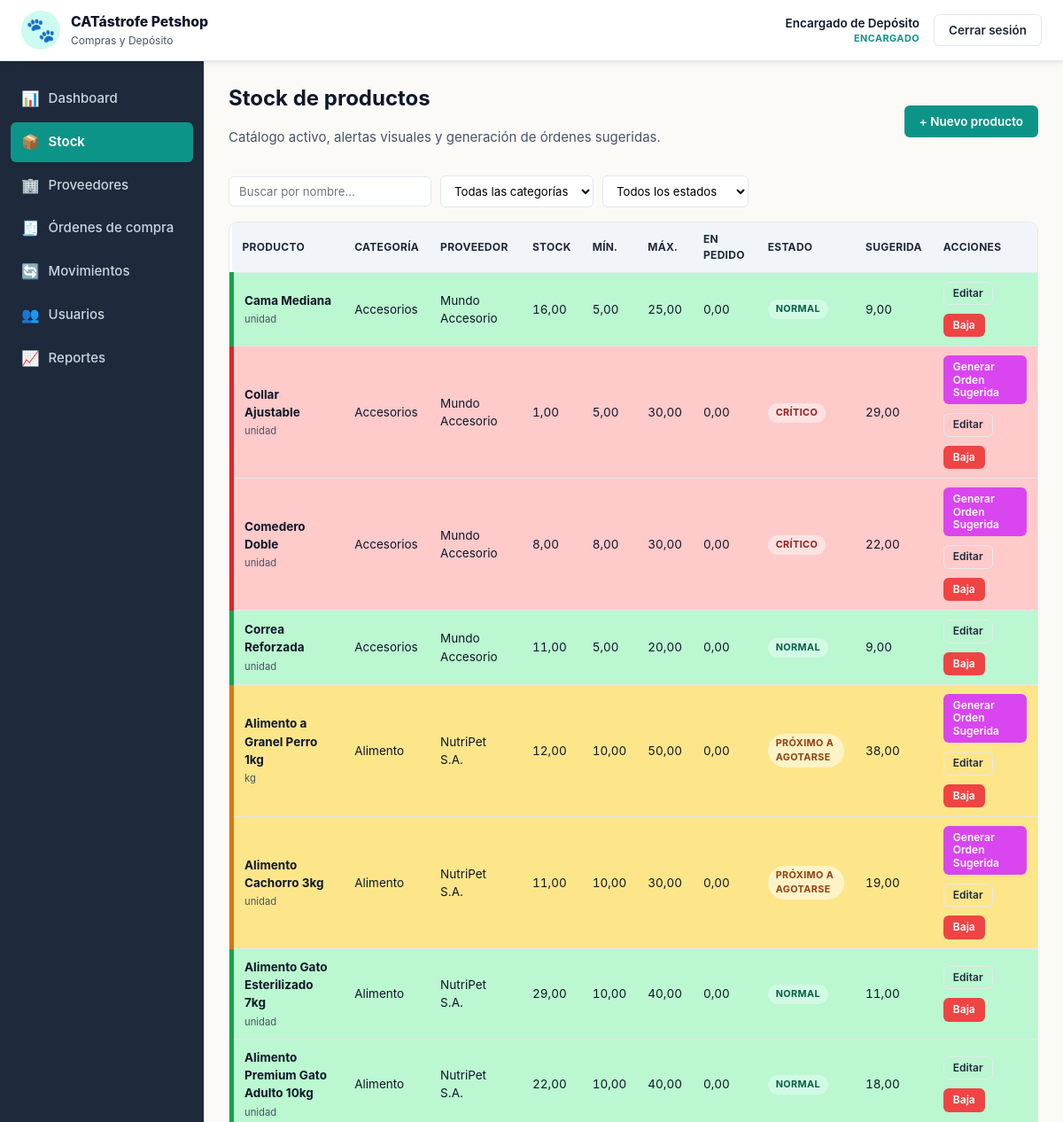
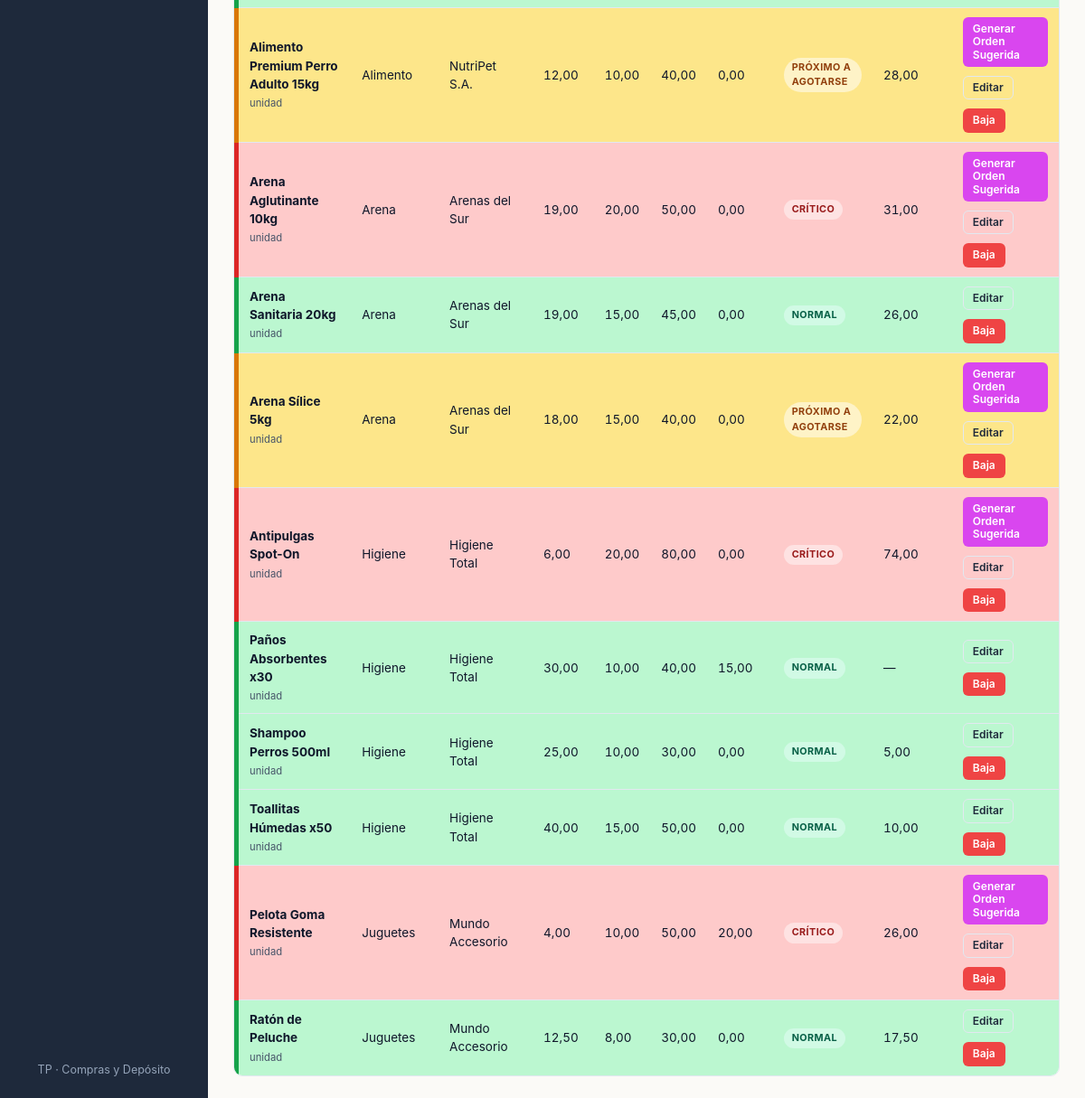
/views/stock.php (signed in), run on the app's committed database (2 pictures, top to bottom).
### tables this page shows
CREATE TABLE productos (
    id              INT AUTO_INCREMENT PRIMARY KEY,
    categoria_id    INT NOT NULL,
    proveedor_id    INT NOT NULL,
    nombre          VARCHAR(120) NOT NULL,
    descripcion     TEXT,
    stock_actual    DECIMAL(10,2) NOT NULL DEFAULT 0,
    stock_minimo    DECIMAL(10,2) NOT NULL DEFAULT 0,
    stock_maximo    DECIMAL(10,2) NOT NULL DEFAULT 0,
    unidad_medida   VARCHAR(20) NOT NULL DEFAULT 'unidad',
    activo          TINYINT(1) NOT NULL DEFAULT 1,
    CONSTRAINT fk_prod_cat  FOREIGN KEY (categoria_id) REFERENCES categorias(id) ON DELETE RESTRICT,
    CONSTRAINT fk_prod_prov FOREIGN KEY (proveedor_id) REFERENCES proveedores(id) ON DELETE RESTRICT,
    CONSTRAINT chk_prod_stock_actual CHECK (stock_actual >= 0),
    CONSTRAINT chk_prod_stock_min    CHECK (stock_minimo >= 0),
    CONSTRAINT chk_prod_stock_max    CHECK (stock_maximo >= stock_minimo)
);

CREATE TABLE categorias (
    id                    INT AUTO_INCREMENT PRIMARY KEY,
    nombre                VARCHAR(80) NOT NULL UNIQUE,
    controla_vencimiento  TINYINT(1) NOT NULL DEFAULT 0
);

CREATE TABLE proveedores (
    id                  INT AUTO_INCREMENT PRIMARY KEY,
    nombre              VARCHAR(120) NOT NULL,
    contacto            VARCHAR(120),
    telefono            VARCHAR(40),
    email               VARCHAR(120),
    plazo_entrega_dias  INT NOT NULL DEFAULT 7,
    activo              TINYINT(1) NOT NULL DEFAULT 1,
    CONSTRAINT chk_prov_plazo CHECK (plazo_entrega_dias >= 0)
);

### includes/funciones.php (called while the page is built, shortened)
<?php
function e($v): string
{
    return htmlspecialchars((string)$v, ENT_QUOTES, 'UTF-8');
}
function estado_stock($actual, $minimo): string
{
    $actual = (float)$actual;
    $minimo = (float)$minimo;
    if ($actual <= $minimo) {
        return 'critico';
    }
    if ($actual <= $minimo * 1.2) {
        return 'proximo';
    }
    return 'normal';
}
function etiqueta_estado(string $estado): string
{
    return match ($estado) {
        'critico' => 'Crítico',
        'proximo' => 'Próximo a agotarse',
        default   => 'Normal',
    };
}
function cantidad_sugerida($stock_actual, $stock_maximo, $en_pedido): float
{
    $sug = (float)$stock_maximo - (float)$stock_actual - (float)$en_pedido;
    return $sug > 0 ? $sug : 0.0;
}

### views/stock.php (the view, shortened to what this page needs)
<?php
require_once __DIR__ . '/../config/db.php';
require_once __DIR__ . '/../includes/funciones.php';
$es_encargado = ($_SESSION['rol'] ?? '') === 'encargado';
$productos = $pdo->query(
    "SELECT p.*, c.nombre AS categoria, c.controla_vencimiento,
            pr.nombre AS proveedor,
            COALESCE((SELECT SUM(d.cantidad_pedida)
                      FROM ordenes_detalle d
                      JOIN ordenes_compra o ON o.id = d.orden_id
                      WHERE d.producto_id = p.id AND o.estado = 'pendiente'), 0) AS en_pedido
     FROM productos p
     JOIN categorias  c  ON c.id = p.categoria_id
     JOIN proveedores pr ON pr.id = p.proveedor_id
     WHERE p.activo = 1
     ORDER BY c.nombre, p.nombre"
)->fetchAll();
require __DIR__ . '/../includes/header.php';
?>
<div class="flex-between mb-3">
    <div>
        <h1>Stock de productos</h1>
        <p class="muted">Catálogo activo, alertas visuales y generación de órdenes sugeridas.</p>
    </div>
    <?php if ($es_encargado): ?>
        <button class="btn btn-primary" data-dialog-open="dialog-nuevo-producto">+ Nuevo producto</button>
    <?php endif; ?>
</div>
<div data-filtros-container>
    <div class="filters">
        <input type="text" data-filtro="texto" placeholder="Buscar por nombre…">
        <select data-filtro="categoria">
            <option value="">Todas las categorías</option>
        </select>
        <select data-filtro="estado">
            <option value="">Todos los estados</option>
        </select>
    </div>
    <div class="table-wrap">
        <table class="table" data-filtro-tabla>
            <thead>
                <tr>
                    <th>Producto</th><th>Categoría</th><th>Proveedor</th>
                    <th class="num">Stock</th><th class="num">Mín.</th><th class="num">Máx.</th>
                    <th class="num">En pedido</th><th>Estado</th><th class="num">Sugerida</th>
                    <th>Acciones</th>
                </tr>
            </thead>
            <tbody>
            <?php foreach ($productos as $p):
                $estado = estado_stock($p['stock_actual'], $p['stock_minimo']);
                $sug = cantidad_sugerida($p['stock_actual'], $p['stock_maximo'], $p['en_pedido']);
                $cubre = ((float)$p['en_pedido']) >= ((float)$p['stock_maximo'] - (float)$p['stock_actual']);
                $mostrarBoton = $es_encargado
                    && in_array($estado, ['critico','proximo'], true)
                    && $sug > 0
                    && !$cubre;
                $dataEditar = json_encode([
                    'id' => (int)$p['id'],
                    'nombre' => $p['nombre'],
                    'categoria_id' => (int)$p['categoria_id'],
                    'proveedor_id' => (int)$p['proveedor_id'],
                    'stock_minimo' => $p['stock_minimo'],
                    'stock_maximo' => $p['stock_maximo'],
                    'unidad_medida' => $p['unidad_medida'],
                    'descripcion' => $p['descripcion'],
                ], JSON_UNESCAPED_UNICODE);
            ?>
            <tr class="<?= e($estado) ?>"
                data-nombre="<?= e($p['nombre']) ?>"
                data-categoria="<?= e($p['categoria']) ?>"
                data-estado="<?= e($estado) ?>">
                <td><strong><?= e($p['nombre']) ?></strong><br>
                    <small class="muted"><?= e($p['unidad_medida']) ?></small></td>
                <td><?= e($p['categoria']) ?></td>
                <td><?= e($p['proveedor']) ?></td>
                <td class="num"><?= e(number_format((float)$p['stock_actual'], 2, ',', '.')) ?></td>
                <td class="num"><?= e(number_format((float)$p['stock_minimo'], 2, ',', '.')) ?></td>
                <td class="num"><?= e(number_format((float)$p['stock_maximo'], 2, ',', '.')) ?></td>
                <td class="num"><?= e(number_format((float)$p['en_pedido'], 2, ',', '.')) ?></td>
                <td><span class="badge badge-<?= e($estado) ?>"><?= e(etiqueta_estado($estado)) ?></span></td>
                <td class="num"><?= $sug > 0 ? e(number_format($sug, 2, ',', '.')) : '—' ?></td>
                <td>
                    <div class="flex">
                        <?php if ($mostrarBoton): ?>
                            <a class="btn btn-sm btn-accent"
                               href="<?= BASE_URL ?>views/orden_nueva.php?proveedor_id=<?= (int)$p['proveedor_id'] ?>&producto_id=<?= (int)$p['id'] ?>">
                               Generar Orden Sugerida
                            </a>
                        <?php elseif ($cubre && $es_encargado && $estado !== 'normal'): ?>
                            <span class="badge badge-pendiente">Pedido en curso</span>
                        <?php endif; ?>
                        <?php if ($es_encargado): ?>
                            <button class="btn btn-sm btn-ghost" data-editar="<?= e($dataEditar) ?>">Editar</button>
                            <form action="<?= BASE_URL ?>api/accion_producto.php" method="post" style="display:inline">
                                <button type="submit" class="btn btn-sm btn-danger"
                                        data-confirm="¿Dar de baja '<?= e($p['nombre']) ?>'? Se conserva el historial.">
                                    Baja
                                </button>
                            </form>
                        <?php endif; ?>
                    </div>
                </td>
            </tr>
            <?php endforeach; ?>
            </tbody>
        </table>
    </div>
</div>
<?php
require __DIR__ . '/../includes/footer.php';

### assets/css/style.css (style rules this page uses)
:root { --blanco-calido: #fbfaf7; --gris-suave: #f1f5f9; --gris-borde: #e2e8f0; --gris-texto: #475569; --turquesa-900: #0f766e; --turquesa-700: #0d9488; --turquesa-500: #14b8a6; --turquesa-100: #ccfbf1; --verde-700: #059669; --verde-500: #10b981; --verde-100: #d1fae5; --magenta-700: #a21caf; --magenta-500: #d946ef; --magenta-100: #fae8ff; --azul-900: #0f172a; --azul-800: #1e293b; --azul-700: #334155; --ambar-100: #fef3c7; --ambar-500: #f59e0b; --rojo-100: #fee2e2; --rojo-500: #ef4444; --radio: 10px; --radio-sm: 6px; --sombra: 0 1px 3px rgba(15,23,42,.08), 0 4px 12px rgba(15,23,42,.04); --sombra-lg: 0 8px 30px rgba(15,23,42,.12); --fuente: -apple-system, BlinkMacSystemFont, "Segoe UI", Roboto, "Helvetica Neue", Arial, sans-serif; }
* { box-sizing: border-box; }
html, body { margin: 0; padding: 0; font-family: var(--fuente); background: var(--blanco-calido); color: var(--azul-900); font-size: 15px; line-height: 1.5; }
a { color: var(--turquesa-700); text-decoration: none; }
h1, h2, h3 { margin: 0 0 .5em; color: var(--azul-900); font-weight: 700; }
h1 { font-size: 1.6rem; }
.btn { display: inline-flex; align-items: center; justify-content: center; gap: 6px; padding: 9px 16px; border-radius: var(--radio-sm); border: 1px solid transparent; font-family: inherit; font-size: .9rem; font-weight: 600; cursor: pointer; transition: background .15s, color .15s, border-color .15s, transform .05s; text-decoration: none; line-height: 1.2; }
.btn-primary { background: var(--turquesa-700); color: #fff; }
.btn-accent { background: var(--magenta-500); color: #fff; }
.btn-danger { background: var(--rojo-500); color: #fff; }
.btn-ghost { background: transparent; border-color: var(--gris-borde); color: var(--azul-800); }
.btn-sm { padding: 5px 10px; font-size: .8rem; }
.table-wrap { overflow-x: auto; border-radius: var(--radio); border: 1px solid var(--gris-borde); background: #fff; }
table.table { width: 100%; border-collapse: collapse; font-size: .9rem; }
table.table th, table.table td { padding: 10px 12px; text-align: left; border-bottom: 1px solid var(--gris-borde); vertical-align: middle; }
table.table th { background: var(--gris-suave); font-weight: 700; color: var(--azul-800); font-size: .8rem; text-transform: uppercase; letter-spacing: .3px; }
table.table tbody tr:last-child td { border-bottom: none; }
table.table tr.critico > td { background-color: #fecaca; }
table.table tr.critico > td:first-child { border-left: 5px solid #dc2626; }
table.table tr.proximo > td { background-color: #fde68a; }
table.table tr.proximo > td:first-child { border-left: 5px solid #d97706; }
table.table tr.normal > td { background-color: #bbf7d0; }
table.table tr.normal > td:first-child { border-left: 5px solid #16a34a; }
.num { text-align: right; font-variant-numeric: tabular-nums; }
.badge { display: inline-block; padding: 3px 9px; border-radius: 999px; font-size: .72rem; font-weight: 700; text-transform: uppercase; letter-spacing: .4px; }
.badge-critico { background: var(--rojo-100); color: #991b1b; }
.badge-proximo { background: var(--ambar-100); color: #92400e; }
.badge-normal { background: var(--verde-100); color: #065f46; }
.filters { display: flex; flex-wrap: wrap; gap: 10px; margin-bottom: 16px; align-items: center; }
.filters input[type="text"], .filters input[type="date"], .filters select { padding: 8px 11px; border: 1px solid var(--gris-borde); border-radius: var(--radio-sm); font-family: inherit; font-size: .88rem; background: #fff; }
.filters input[type="text"] { min-width: 220px; }
.muted { color: var(--gris-texto); }
.mb-3 { margin-bottom: 16px; }
.flex { display: flex; gap: 10px; align-items: center; flex-wrap: wrap; }
.flex-between { display: flex; justify-content: space-between; align-items: center; gap: 12px; flex-wrap: wrap; }

### data on the page
productos: nombre "Cama Mediana", unidad_medida "unidad", categoria.nombre "Accesorios", proveedor.nombre "Mundo Accesorio", stock_actual "16,00", stock_minimo "5,00", stock_maximo "25,00", en_pedido "0,00", etiqueta_estado($estado) "NORMAL", sug "9,00"
productos: nombre "Collar Ajustable", unidad_medida "unidad", categoria.nombre "Accesorios", proveedor.nombre "Mundo Accesorio", stock_actual "1,00", stock_minimo "5,00", stock_maximo "30,00", en_pedido "0,00", etiqueta_estado($estado) "CRÍTICO", sug "29,00"
productos: nombre "Comedero Doble", unidad_medida "unidad", categoria.nombre "Accesorios", proveedor.nombre "Mundo Accesorio", stock_actual "8,00", stock_minimo "8,00", stock_maximo "30,00", en_pedido "0,00", etiqueta_estado($estado) "CRÍTICO", sug "22,00"
productos: nombre "Correa Reforzada", unidad_medida "unidad", categoria.nombre "Accesorios", proveedor.nombre "Mundo Accesorio", stock_actual "11,00", stock_minimo "5,00", stock_maximo "20,00", en_pedido "0,00", etiqueta_estado($estado) "NORMAL", sug "9,00"
productos: nombre "Alimento a Granel Perro 1kg", unidad_medida "kg", categoria.nombre "Alimento", proveedor.nombre "NutriPet S.A.", stock_actual "12,00", stock_minimo "10,00", stock_maximo "50,00", en_pedido "0,00", etiqueta_estado($estado) "PRÓXIMO A AGOTARSE", sug "38,00"
productos: nombre "Alimento Cachorro 3kg", unidad_medida "unidad", categoria.nombre "Alimento", proveedor.nombre "NutriPet S.A.", stock_actual "11,00", stock_minimo "10,00", stock_maximo "30,00", en_pedido "0,00", etiqueta_estado($estado) "PRÓXIMO A AGOTARSE", sug "19,00"
productos: nombre "Alimento Gato Esterilizado 7kg", unidad_medida "unidad", categoria.nombre "Alimento", proveedor.nombre "NutriPet S.A.", stock_actual "29,00", stock_minimo "10,00", stock_maximo "40,00", en_pedido "0,00", etiqueta_estado($estado) "NORMAL", sug "11,00"
productos: nombre "Alimento Premium Gato Adulto 10kg", unidad_medida "unidad", categoria.nombre "Alimento", proveedor.nombre "NutriPet S.A.", stock_actual "22,00", stock_minimo "10,00", stock_maximo "40,00", en_pedido "0,00", etiqueta_estado($estado) "NORMAL", sug "18,00"
productos: nombre "Alimento Premium Perro Adulto 15kg", unidad_medida "unidad", categoria.nombre "Alimento", proveedor.nombre "NutriPet S.A.", stock_actual "12,00", stock_minimo "10,00", stock_maximo "40,00", en_pedido "0,00", etiqueta_estado($estado) "PRÓXIMO A AGOTARSE", sug "28,00"
productos: nombre "Arena Aglutinante 10kg", unidad_medida "unidad", categoria.nombre "Arena", proveedor.nombre "Arenas del Sur", stock_actual "19,00", stock_minimo "20,00", stock_maximo "50,00", en_pedido "0,00", etiqueta_estado($estado) "CRÍTICO", sug "31,00"
productos: nombre "Arena Sanitaria 20kg", unidad_medida "unidad", categoria.nombre "Arena", proveedor.nombre "Arenas del Sur", stock_actual "19,00", stock_minimo "15,00", stock_maximo "45,00", en_pedido "0,00", etiqueta_estado($estado) "NORMAL", sug "26,00"
productos: nombre "Arena Sílice 5kg", unidad_medida "unidad", categoria.nombre "Arena", proveedor.nombre "Arenas del Sur", stock_actual "18,00", stock_minimo "15,00", stock_maximo "40,00", en_pedido "0,00", etiqueta_estado($estado) "PRÓXIMO A AGOTARSE", sug "22,00"
productos: nombre "Antipulgas Spot-On", unidad_medida "unidad", categoria.nombre "Higiene", proveedor.nombre "Higiene Total", stock_actual "6,00", stock_minimo "20,00", stock_maximo "80,00", en_pedido "0,00", etiqueta_estado($estado) "CRÍTICO", sug "74,00"
productos: nombre "Paños Absorbentes x30", unidad_medida "unidad", categoria.nombre "Higiene", proveedor.nombre "Higiene Total", stock_actual "30,00", stock_minimo "10,00", stock_maximo "40,00", en_pedido "15,00", etiqueta_estado($estado) "NORMAL"
productos: nombre "Shampoo Perros 500ml", unidad_medida "unidad", categoria.nombre "Higiene", proveedor.nombre "Higiene Total", stock_actual "25,00", stock_minimo "10,00", stock_maximo "30,00", en_pedido "0,00", etiqueta_estado($estado) "NORMAL", sug "5,00"
productos: nombre "Toallitas Húmedas x50", unidad_medida "unidad", categoria.nombre "Higiene", proveedor.nombre "Higiene Total", stock_actual "40,00", stock_minimo "15,00", stock_maximo "50,00", en_pedido "0,00", etiqueta_estado($estado) "NORMAL", sug "10,00"
productos: nombre "Pelota Goma Resistente", unidad_medida "unidad", categoria.nombre "Juguetes", proveedor.nombre "Mundo Accesorio", stock_actual "4,00", stock_minimo "10,00", stock_maximo "50,00", en_pedido "20,00", etiqueta_estado($estado) "CRÍTICO", sug "26,00"
productos: nombre "Ratón de Peluche", unidad_medida "unidad", categoria.nombre "Juguetes", proveedor.nombre "Mundo Accesorio", stock_actual "12,50", stock_minimo "8,00", stock_maximo "30,00", en_pedido "0,00", etiqueta_estado($estado) "NORMAL", sug "17,50"

### other printed values
$_SESSION['nombre'] "Encargado de Depósito"
$_SESSION['rol'] "ENCARGADO"
$item['icon'] "📊"
$item['label'] "Dashboard"
$item['icon'] "📦"
$item['label'] "Stock"
$item['icon'] "🏢"
$item['label'] "Proveedores"
$item['icon'] "🧾"
$item['label'] "Órdenes de compra"
$item['icon'] "🔄"
$item['label'] "Movimientos"
$item['icon'] "👥"
$item['label'] "Usuarios"
$item['icon'] "📈"
